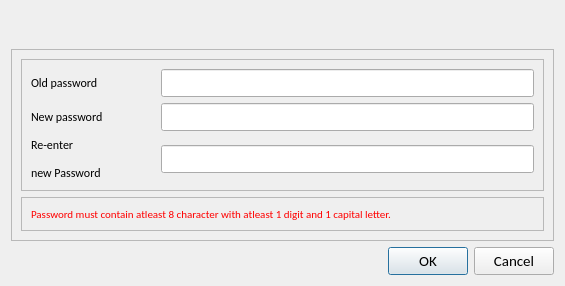
<?xml version="1.0" encoding="UTF-8"?>
<ui version="4.0">
 <class>changePasswordDialog</class>
 <widget class="QDialog" name="changePasswordDialog">
  <property name="geometry">
   <rect>
    <x>0</x>
    <y>0</y>
    <width>565</width>
    <height>286</height>
   </rect>
  </property>
  <property name="sizePolicy">
   <sizepolicy hsizetype="Preferred" vsizetype="Preferred">
    <horstretch>0</horstretch>
    <verstretch>0</verstretch>
   </sizepolicy>
  </property>
  <property name="font">
   <font>
    <family>Calibri</family>
    <pointsize>11</pointsize>
   </font>
  </property>
  <property name="focusPolicy">
   <enum>Qt::NoFocus</enum>
  </property>
  <property name="windowTitle">
   <string>Please enter your password</string>
  </property>
  <layout class="QGridLayout" name="gridLayout">
   <item row="3" column="0">
    <widget class="QDialogButtonBox" name="buttonBox">
     <property name="standardButtons">
      <set>QDialogButtonBox::Cancel|QDialogButtonBox::Ok</set>
     </property>
    </widget>
   </item>
   <item row="1" column="0">
    <widget class="QFrame" name="mainFrame">
     <property name="frameShape">
      <enum>QFrame::StyledPanel</enum>
     </property>
     <property name="frameShadow">
      <enum>QFrame::Raised</enum>
     </property>
     <layout class="QVBoxLayout" name="verticalLayout">
      <item>
       <widget class="QFrame" name="lowerFrame">
        <property name="sizePolicy">
         <sizepolicy hsizetype="Preferred" vsizetype="Expanding">
          <horstretch>0</horstretch>
          <verstretch>0</verstretch>
         </sizepolicy>
        </property>
        <property name="frameShape">
         <enum>QFrame::StyledPanel</enum>
        </property>
        <property name="frameShadow">
         <enum>QFrame::Raised</enum>
        </property>
        <layout class="QVBoxLayout" name="verticalLayout_2">
         <item>
          <layout class="QHBoxLayout" name="horizontalLayout_3">
           <item>
            <widget class="QLabel" name="oldPassword">
             <property name="sizePolicy">
              <sizepolicy hsizetype="Preferred" vsizetype="Fixed">
               <horstretch>3</horstretch>
               <verstretch>0</verstretch>
              </sizepolicy>
             </property>
             <property name="text">
              <string>&lt;html&gt;&lt;head/&gt;&lt;body&gt;&lt;p&gt;&lt;span style=&quot; font-size:9pt;&quot;&gt;Old password&lt;/span&gt;&lt;/p&gt;&lt;/body&gt;&lt;/html&gt;</string>
             </property>
            </widget>
           </item>
           <item>
            <widget class="QLineEdit" name="oldPasswordLine">
             <property name="sizePolicy">
              <sizepolicy hsizetype="Expanding" vsizetype="Fixed">
               <horstretch>9</horstretch>
               <verstretch>0</verstretch>
              </sizepolicy>
             </property>
             <property name="tabletTracking">
              <bool>false</bool>
             </property>
             <property name="inputMethodHints">
              <set>Qt::ImhHiddenText|Qt::ImhNoAutoUppercase|Qt::ImhNoPredictiveText|Qt::ImhSensitiveData</set>
             </property>
             <property name="text">
              <string/>
             </property>
             <property name="echoMode">
              <enum>QLineEdit::Password</enum>
             </property>
             <property name="clearButtonEnabled">
              <bool>false</bool>
             </property>
            </widget>
           </item>
          </layout>
         </item>
         <item>
          <layout class="QHBoxLayout" name="horizontalLayout">
           <item>
            <widget class="QLabel" name="password">
             <property name="enabled">
              <bool>true</bool>
             </property>
             <property name="sizePolicy">
              <sizepolicy hsizetype="Preferred" vsizetype="Fixed">
               <horstretch>3</horstretch>
               <verstretch>0</verstretch>
              </sizepolicy>
             </property>
             <property name="text">
              <string>&lt;html&gt;&lt;head/&gt;&lt;body&gt;&lt;p&gt;&lt;span style=&quot; font-size:9pt;&quot;&gt;New password&lt;/span&gt;&lt;/p&gt;&lt;/body&gt;&lt;/html&gt;</string>
             </property>
            </widget>
           </item>
           <item>
            <widget class="QLineEdit" name="passwordLineEdit">
             <property name="enabled">
              <bool>true</bool>
             </property>
             <property name="sizePolicy">
              <sizepolicy hsizetype="Expanding" vsizetype="Fixed">
               <horstretch>9</horstretch>
               <verstretch>0</verstretch>
              </sizepolicy>
             </property>
             <property name="tabletTracking">
              <bool>false</bool>
             </property>
             <property name="inputMethodHints">
              <set>Qt::ImhHiddenText|Qt::ImhNoAutoUppercase|Qt::ImhNoPredictiveText|Qt::ImhSensitiveData</set>
             </property>
             <property name="text">
              <string/>
             </property>
             <property name="echoMode">
              <enum>QLineEdit::Password</enum>
             </property>
             <property name="clearButtonEnabled">
              <bool>false</bool>
             </property>
            </widget>
           </item>
          </layout>
         </item>
         <item>
          <layout class="QHBoxLayout" name="horizontalLayout_2">
           <item>
            <widget class="QLabel" name="Repassword">
             <property name="enabled">
              <bool>true</bool>
             </property>
             <property name="sizePolicy">
              <sizepolicy hsizetype="Preferred" vsizetype="Fixed">
               <horstretch>3</horstretch>
               <verstretch>0</verstretch>
              </sizepolicy>
             </property>
             <property name="text">
              <string>&lt;html&gt;&lt;head/&gt;&lt;body&gt;&lt;p&gt;&lt;span style=&quot; font-size:9pt;&quot;&gt;Re-enter &lt;/span&gt;&lt;/p&gt;&lt;p&gt;&lt;span style=&quot; font-size:9pt;&quot;&gt;new Password&lt;/span&gt;&lt;/p&gt;&lt;/body&gt;&lt;/html&gt;</string>
             </property>
            </widget>
           </item>
           <item>
            <widget class="QLineEdit" name="RepasswordLineEdit">
             <property name="enabled">
              <bool>true</bool>
             </property>
             <property name="sizePolicy">
              <sizepolicy hsizetype="Expanding" vsizetype="Fixed">
               <horstretch>9</horstretch>
               <verstretch>0</verstretch>
              </sizepolicy>
             </property>
             <property name="echoMode">
              <enum>QLineEdit::Password</enum>
             </property>
            </widget>
           </item>
          </layout>
         </item>
        </layout>
       </widget>
      </item>
      <item>
       <widget class="QFrame" name="errorFrame">
        <property name="sizePolicy">
         <sizepolicy hsizetype="Preferred" vsizetype="Expanding">
          <horstretch>0</horstretch>
          <verstretch>0</verstretch>
         </sizepolicy>
        </property>
        <property name="frameShape">
         <enum>QFrame::StyledPanel</enum>
        </property>
        <property name="frameShadow">
         <enum>QFrame::Raised</enum>
        </property>
        <layout class="QVBoxLayout" name="verticalLayout_4">
         <item>
          <widget class="QLabel" name="Errortext">
           <property name="sizePolicy">
            <sizepolicy hsizetype="Preferred" vsizetype="Maximum">
             <horstretch>0</horstretch>
             <verstretch>0</verstretch>
            </sizepolicy>
           </property>
           <property name="font">
            <font>
             <family>Calibri</family>
             <pointsize>8</pointsize>
            </font>
           </property>
           <property name="text">
            <string>&lt;html&gt;&lt;head/&gt;&lt;body&gt;&lt;p&gt;&lt;span style=&quot; color:#ff0000;&quot;&gt;Password must contain atleast 8 character with atleast 1 digit and 1 capital letter.&lt;/span&gt;&lt;/p&gt;&lt;/body&gt;&lt;/html&gt;</string>
           </property>
          </widget>
         </item>
        </layout>
       </widget>
      </item>
     </layout>
    </widget>
   </item>
   <item row="0" column="0">
    <spacer name="verticalSpacer">
     <property name="orientation">
      <enum>Qt::Vertical</enum>
     </property>
     <property name="sizeType">
      <enum>QSizePolicy::Maximum</enum>
     </property>
     <property name="sizeHint" stdset="0">
      <size>
       <width>20</width>
       <height>40</height>
      </size>
     </property>
    </spacer>
   </item>
  </layout>
 </widget>
 <tabstops>
  <tabstop>passwordLineEdit</tabstop>
  <tabstop>RepasswordLineEdit</tabstop>
 </tabstops>
 <resources/>
 <connections/>
</ui>
